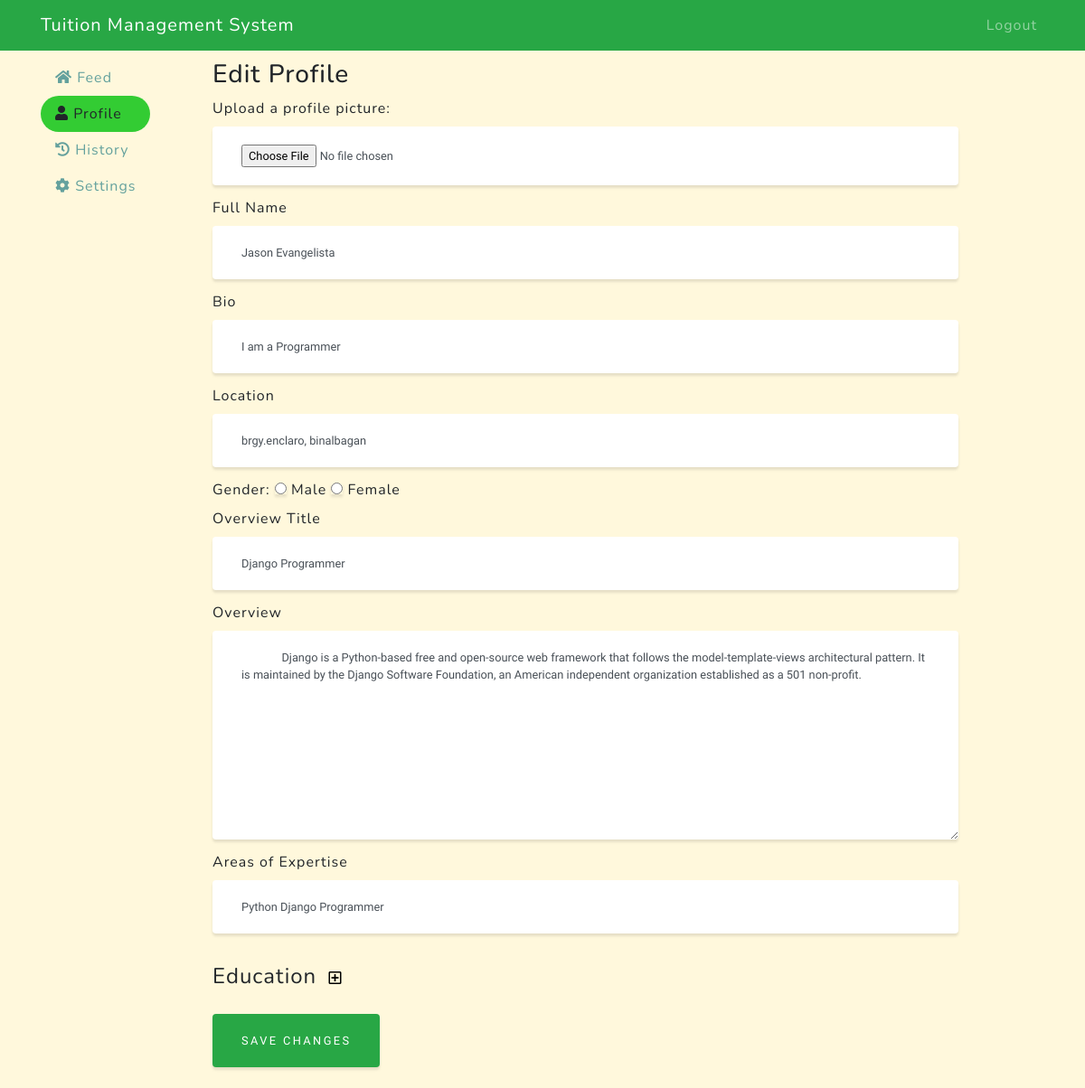
The app's page /tutor/profile/8/edit (signed in) with its own data.
### users/models.py (models this page shows, shortened)
class User(AbstractBaseUser):
    email = models.EmailField(
        verbose_name='Email address',
        max_length=255,
        unique=True,
    )
    is_active = models.BooleanField(default=True)
    is_admin = models.BooleanField(default=False)
    is_client = models.BooleanField(default=False)
    is_tutor = models.BooleanField(default=False)
    name = models.CharField(max_length=100, null=False, verbose_name='Full name')
    bio = models.CharField(max_length=1000, verbose_name='Bio')
    location = models.CharField(max_length=1000, verbose_name='Location')
    gender = models.CharField(max_length=20, verbose_name='Gender')
    title = models.CharField(max_length=1000, verbose_name='Overview title')  # Overview title
    overview = models.TextField(verbose_name='Overview')
    expertise = models.CharField(max_length=1000, verbose_name='Expertise')
    profile_img = models.TextField(verbose_name='Profile Image', blank=True)
    USERNAME_FIELD = 'email'
    REQUIRED_FIELDS = ['name']
    objects = UserManager()

### tutor/decorators.py (the view)
    def wrapper(request, *args, **kwargs):
        decorated_view_func = login_required(request)
        if not decorated_view_func.user.is_authenticated:
            messages.warning(request, 'Please login first')
            return redirect('login-page')
        if not request.user.is_tutor:
            return redirect('home-page')
        else:
            return function(request, *args, **kwargs)

### tutor/templates/tutor/edit_profile.html (shortened to what this page needs)
{% extends 'tutor/base_tutor.html' %}
{% block content %}
    <div class="settings" style="margin: 10px 0;">
      <h3>Edit Profile</h3>
      <form method="post" enctype="multipart/form-data">
        <fieldset class="form-group">
          <label for="profile_img">Upload a profile picture: </label>
          <input type="file" name="profile_img" class="form-control" id="profile_img" />
          <label for="full_name">Full Name</label>
          <input type="text" name="full_name" id="full_name" class="form-control" value="{{ profile.name }}"
                 placeholder="Enter your full name">
          <label for="bio">Bio</label>
          <input type="text" name="bio" id="bio" class="form-control" value="{{ profile.bio }}"
                 placeholder="Describe your expertise in no more than 50 words">
          <label for="location">Location</label>
          <input type="text" name="location" id="location" class="form-control" value="{{ profile.location }}"
                 placeholder="Enter your location (ie. Brgy.Enlcaro,Binalbagan)">
          <label>Gender: </label>
          <input type="radio" name="gender" id="gen_male" value="male"> <label for="gen_male">Male</label>
          <input type="radio" name="gender" id="gen_female" value="female"> <label for="gen_female">Female</label><br>
          <label for="title">Overview Title</label>
          <input type="text" name="title" id="title" class="form-control" value="{{ profile.title }}"
                 placeholder="Enter a professional overview title">
          <label for="overview">Overview</label>
          <textarea name="overview" id="overview" class="form-control" rows="10" placeholder="Describe the title">
              {{ profile.overview }}</textarea>
          <label for="expertise">Areas of Expertise</label>
          <input type="text" name="expertise" id="expertise" class="form-control" value="{{ profile.expertise }}"
                 placeholder="Enter a comma separated list of expertise">
        </fieldset>
        <fieldset class="form-group" id="education">
          <legend>
              Education
              <button type="button" data-toggle="modal" data-target="#education_modal" class="far fa-plus-square"
                      style="background: transparent;border: none;font-size: 1rem;" onclick="clean_modal()"></button>
          </legend>
        </fieldset>
        <input type="submit" value="Save changes" class="btn btn-success" />
      </form>
    </div>
{% endblock content %}

### records on screen
User: full_name "Jason Evangelista", bio "I am a Programmer", location "brgy.enclaro, binalbagan", title "Django Programmer", overview "Django is a Python-based free and open-source web framework that follows the model-template-views architectural pattern. It is maintained by the Django Software Foundation, an American independent organization established as a 501 non-profit.", expertise "Python Django Programmer"
